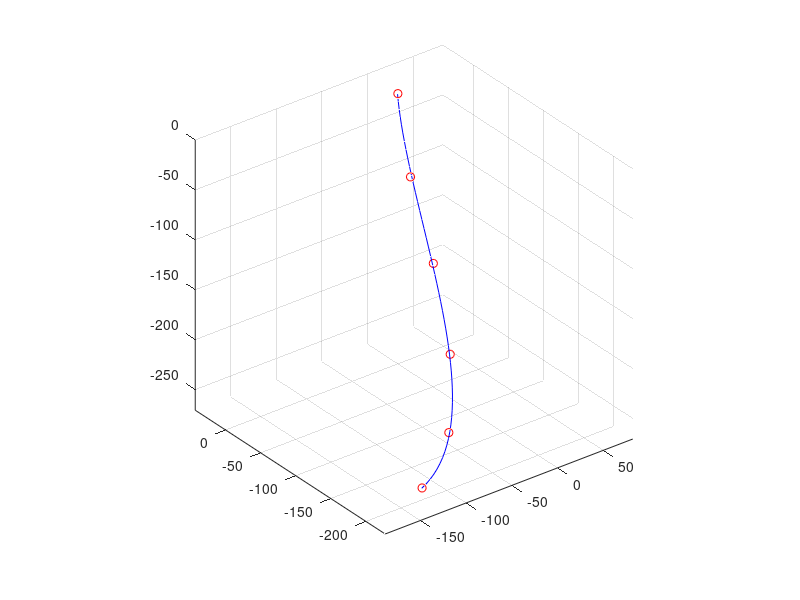

Source code (MATLAB):
% Fit a 3D spline to the experimental data
clear all
clc


% Microscribe raw data (i.e coordinate rotated and shifted ) 
exp = [4.4328 68.5683 498.3981
8.3028 57.2394 417.7569
6.3978 28.6472 343.0528
-18.8061 -14.2919 279.5476
-69.6620 -59.2872 240.2609
-140.4634 -92.6826 227.9823
];

% rotation and shifting the center
exp = (exp-exp(1,:))*rotz(-10);

t = [1:1:length(exp)]'; % no of points collected in exp

% simulate measurement 
xMeasured = exp(:,1);
yMeasured = exp(:,2);
zMeasured = exp(:,3);

% plot simulated measurements
plot3(xMeasured, yMeasured, zMeasured,'or')
hold on
grid on

% least squares fit 
% basically a polynomial for each of x,y and z data. Example here we are fitting a ploynomial of at^3+b*t^2+c*t+d 
% and finding the least sqaure fit for a,b,c,d for each of the data
% A = [t.^2, t, t./t];% two degree fit
A = [t.^3,t.^2, t, t./t]; % 3 degree fit
pxEstimated = A\xMeasured;
pyEstimated = A\yMeasured;
pzEstimated = A\zMeasured;

% plotting the  fit data with finer stepsize
fitx = polyval(pxEstimated,(1:.1:length(exp)));
fity = polyval(pyEstimated,(1:.1:length(exp)));
fitz = polyval(pzEstimated,(1:.1:length(exp)));
hold on
plot3(fitx,fity,fitz,'b')
axis equal

% saving the spline data in meters and changing the direction of z axis
exp_data = [fitx' fity' -fitz']*1e-3;
save('P2data25_30.mat','exp_data')